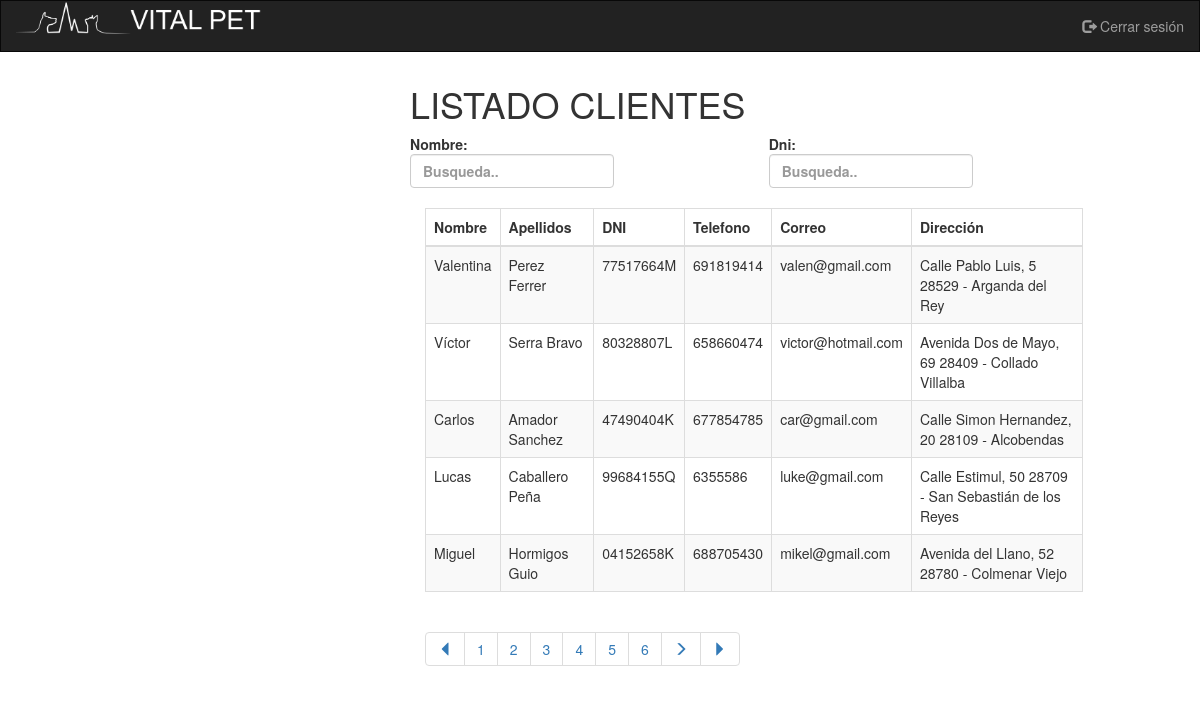
Page /VISTA/COMUN/vistaGestionCliente.php (signed in) on the committed database.
### tables this page shows
CREATE TABLE `usuarios` (
  `id_usuario` int(11) NOT NULL,
  `nombre_usuario` varchar(100) NOT NULL,
  `apellidos_usuario` varchar(100) NOT NULL,
  `dni_usuario` varchar(9) NOT NULL,
  `telefono_usuario` int(11) NOT NULL,
  `correo_usuario` varchar(100) NOT NULL,
  `fecna_usuario` varchar(10) NOT NULL,
  `direccion_usuario` varchar(500) NOT NULL,
  `rol_usuario` varchar(20) NOT NULL,
  `pass_usuario` text NOT NULL
);

### BBDD/model.php (called while the page is built, shortened)
<?php
    class Model {
        private $conexion;
        function __construct ($host, $user, $pass, $nombreBase){
            $this->conexion = new mysqli($host, $user, $pass);
        }
        public function ejecutarConsulta($consulta){
            $resultado = null;
            if(isset($this->conexion)){
                $resultado = $this->conexion->stmt_init();
                $resultado->prepare($consulta);
                $resultado->execute();
            }
            return $resultado;
        }
        public function devolverConsultaArray($consulta){
            $resultadoConsulta = $this->ejecutarConsulta($consulta);
            $total = null;
            if($resultadoConsulta){
                $resultado = $resultadoConsulta->get_result();
            }
            if($resultado){
                $fila = $resultado->fetch_array();
                while ($fila != null){
                    $total[] = $fila;
                    $fila = $resultado->fetch_array();
                }
            }
            return $total;
        }
        public function visualizarClientes(){
            $consulta = "SELECT id_usuario, nombre_usuario, apellidos_usuario, dni_usuario, telefono_usuario, correo_usuario, fecna_usuario,
            direccion_usuario, rol_usuario FROM usuarios WHERE rol_usuario LIKE 'Cliente'";
            $resultado = $this->devolverConsultaArray($consulta);
            return $resultado;
        }
        public function visualizarClientesPaginacion($inicio, $tamano_pagina){
            $consulta = "SELECT id_usuario, nombre_usuario, apellidos_usuario, dni_usuario, telefono_usuario, correo_usuario, fecna_usuario,
            direccion_usuario, rol_usuario FROM usuarios WHERE rol_usuario LIKE 'Cliente' LIMIT ".$inicio."," . $tamano_pagina;
            $resultado = $this->devolverConsultaArray($consulta);
            return $resultado;
        }
    }
?>

### VISTA/COMUN/vistaGestionCliente.php (the view, shortened to what this page needs)
<!DOCTYPE html>
<html lang="es">
<head>
  <link rel="stylesheet" href="https://maxcdn.bootstrapcdn.com/bootstrap/3.4.0/css/bootstrap.min.css">
  <link href="//netdna.bootstrapcdn.com/bootstrap/3.2.0/css/bootstrap.min.css" rel="stylesheet" id="bootstrap-css">
  <link href="//maxcdn.bootstrapcdn.com/font-awesome/4.2.0/css/font-awesome.min.css" rel="stylesheet">
  <link rel="stylesheet" type="text/css" href="../../CSS/estilo.css">
</head>
<body>
  <div class="row">
  <div class="col-12 col-sm-12 col-md-12  col-lg-12">
      <?php
      include "../../INCLUDE/menuPrincipal.inc"
      ?>
  </div>
      <div class="col-12 col-sm-5 col-md-4  col-lg-4">
      </div>
 <div class="col-12 col-sm-7 col-md-7 col-lg-7 text-left">
 <div class="form-group row">
      <div class="col-12 col-sm-12 col-md-12 col-lg-12">
 <h1>LISTADO CLIENTES</h1>
</div>
      <div class="col-6 col-sm-6 col-md-6 col-lg-6">
            <label name="busquedaNombre_lb" id="id_busqueda_Nombre">Nombre:
            <input class="form-control" name="busquedaNombre" id="myInput" type="text" placeholder="Busqueda..">
            </label>
      </div>
      <div class="col-6 col-sm-6 col-md-6 col-lg-6">
            <label name="busquedaDni_lb" id="id_busqueda_nombre">Dni:
            <input class="form-control" name="busquedaDni" id="myInput" type="text" placeholder="Busqueda..">
            </label>
      </div>
</div>
  <div class="col-12 col-sm-12 col-md-12 col-lg-12">
  <table class="table table-bordered table-striped">
    <thead>
      <tr>
        <th>Nombre</th>
        <th>Apellidos</th>
        <th>DNI</th>
        <th>Telefono</th>
        <th>Correo</th>
        <th>Dirección</th>
      </tr>
    </thead>
    <tbody id="myTable">
    <?php
        require_once '../../BBDD/model.php';
        $conexion = new Model(Config::$host, Config::$user, Config::$pass, Config::$nombreBase);
        $resultado = $conexion->visualizarClientes();
        if (!empty($resultado)) {
            $total_registros = count($resultado);
            $tamano_pagina = 5;
            $pagina = false;
        if (!$pagina) {
             $inicio = 0;
             $pagina = 1;
        } else {
             $inicio = ($pagina - 1) * $tamano_pagina;
        }
             $total_paginas = ceil($total_registros / $tamano_pagina);
            $resultadoPaginacion = $conexion->visualizarClientesPaginacion($inicio, $tamano_pagina);
            foreach($resultadoPaginacion as $clientes){
                  echo" <tr>
                  <td>".$clientes['nombre_usuario']."</td>
                  <td>".$clientes['apellidos_usuario']."</td>
                  <td>".$clientes['dni_usuario']."</td>
                  <td>".$clientes['telefono_usuario']."</td>
                  <td>".$clientes['correo_usuario']."</td>
                  <td>".$clientes['direccion_usuario']."</td>";
              echo "</tr>";
        }
          ?>
    </tbody>
  </table>
</div>
<div class="col-12 col-sm-12 col-md-12 col-lg-12">
<?php
    echo '<nav aria-label="Page navigation example"><ul class="pagination">';
    if ($total_paginas > 1) {
      echo "<li class='page-item'><a href='vistaGestionCliente.php?pagina=0'><i class='glyphicon glyphicon-triangle-left'></i></a></li>";
      for ($i=1;$i<=$total_paginas;$i++) {
          if ($pagina == $i){
              echo "<li class='page-item'><a id='actual'>$pagina</a></li>";
          } else {
              echo "<li class='page-item'><a href='vistaGestionCliente.php?pagina=".$i."'>".$i."</a></li>";
          }
      }
      if ($pagina != $total_paginas){
          echo "<li class='page-item'><a href='vistaGestionCliente.php?pagina=".($pagina+1)."'><i class='glyphicon glyphicon-menu-right'></i></a></li>";
      }
      echo "<li class='page-item'><a href='vistaGestionCliente.php?pagina=".$total_paginas."'><i class='glyphicon glyphicon-triangle-right'></i></a></li>";
    }
    echo '</ul></nav>';
  } else {
    echo "<p>No se han encontrado resultados.</p>";
  }
  ?>
</div>
</body>
</html>

### INCLUDE/menuPrincipal.inc
<nav class="navbar navbar-inverse">
   <div class="container-fluid">
     <div class="navbar-header">
     <img  src="../../IMAGENES/logotb.png" width="250px" height="auto" >
     </div>
     <ul class="nav navbar-nav navbar-right">
       <li><a href="../../CONTROLADOR/logout.php"><span class="glyphicon glyphicon-log-out"></span> Cerrar sesión</a></li>
     </ul>
   </div>
 </nav>

### CSS/estilo.css (style rules this page uses)
.text-left { margin-top:1%; }
body { margin: 0px; padding: 0px; }
.navbar { margin-bottom: 0; border-radius: 0; }

### rows in the picture
usuarios: nombre_usuario "Valentina", apellidos_usuario "Perez Ferrer", dni_usuario "77517664M", telefono_usuario "691819414", correo_usuario "valen@gmail.com", direccion_usuario "Calle Pablo Luis, 5 28529 - Arganda del Rey"
usuarios: nombre_usuario "Víctor", apellidos_usuario "Serra Bravo", dni_usuario "80328807L", telefono_usuario "658660474", correo_usuario "victor@hotmail.com", direccion_usuario "Avenida Dos de Mayo, 69 28409 - Collado Villalba"
usuarios: nombre_usuario "Carlos", apellidos_usuario "Amador Sanchez", dni_usuario "47490404K", telefono_usuario "677854785", correo_usuario "car@gmail.com", direccion_usuario "Calle Simon Hernandez, 20 28109 - Alcobendas"
usuarios: nombre_usuario "Lucas", apellidos_usuario "Caballero Peña", dni_usuario "99684155Q", telefono_usuario "6355586", correo_usuario "luke@gmail.com", direccion_usuario "Calle Estimul, 50 28709 - San Sebastián de los Reyes"
usuarios: nombre_usuario "Miguel", apellidos_usuario "Hormigos Guio", dni_usuario "04152658K", telefono_usuario "688705430", correo_usuario "mikel@gmail.com", direccion_usuario "Avenida del Llano, 52 28780 - Colmenar Viejo"
